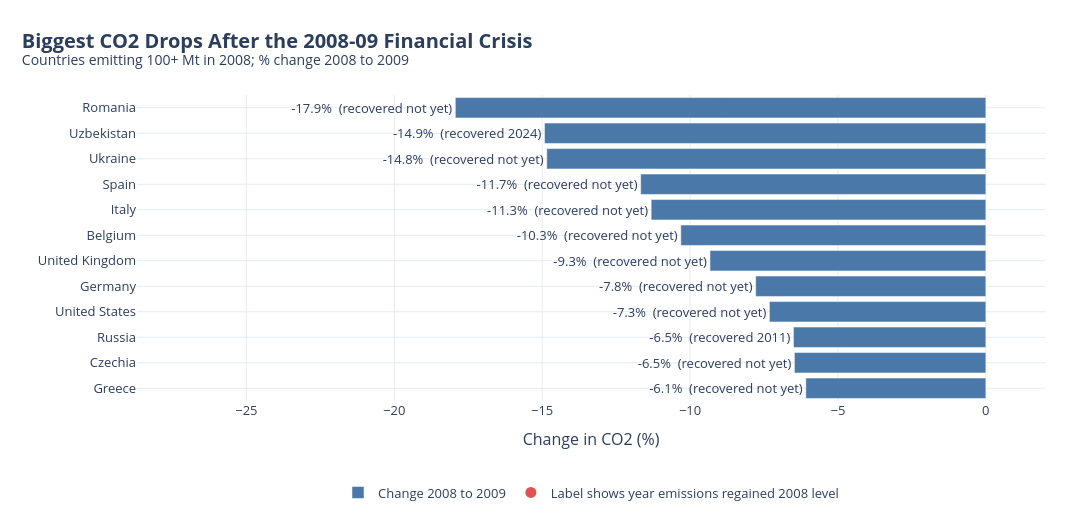

Source (notebook cell):
### Markdown cell above
### Q3. Which countries saw the biggest CO2 drop after 2008-09 and recovered fastest?

### Code cell
p = cdf.pivot_table(index=C_COUNTRY, columns=C_YEAR, values=C_CO2)
big = p[p[2008] >= 100]                                   # emitters >= 100 Mt only
chg = ((big[2009] / big[2008] - 1) * 100).sort_values().head(12)

def recovery_year(c):
    s = p.loc[c]
    return next((y for y in s.index if y > 2009 and s[y] >= s[2008]), None)

rec = {c: recovery_year(c) for c in chg.index}
lbl = [f"{v:.1f}%  (recovered {rec[c] if rec[c] else 'not yet'})" for c, v in chg.items()]

# ---- graph ----
fig = go.Figure(go.Bar(x=chg.values[::-1], y=chg.index[::-1], orientation="h",
                       marker_color=BLUE, text=lbl[::-1], textposition="outside",
                       name="Change 2008 to 2009"))
fig.add_trace(go.Scatter(x=[None], y=[None], mode="markers", marker=dict(size=11, color=RED),
                         name="Label shows year emissions regained 2008 level"))
style(fig, "Biggest CO2 Drops After the 2008-09 Financial Crisis",
      "Countries emitting 100+ Mt in 2008; % change 2008 to 2009", "Change in CO2 (%)", "", h=520)
fig.update_xaxes(range=[chg.min() * 1.6, 2])
fig.show()

# ---- summary ----
fast = sorted([(c, y) for c, y in rec.items() if y], key=lambda t: t[1])[:3]
steepest = ", ".join(f"{c} ({chg[c]:.1f}%)" for c in chg.index[:3])
fast_txt = ("The fastest to regain their 2008 emissions were " + ", ".join(f"{c} ({y})" for c, y in fast) + "."
            if fast else "None of the top-drop countries regained their 2008 level in the data.")
summary = f"""
Among large emitters, the steepest falls were {steepest}.
{fast_txt}
Countries with the deepest drops did not always recover fastest; recovery depended on whether the
fall was cyclical (demand) or structural (fuel switching, deindustrialisation).
""".strip()
print(summary)
save_report(TOPIC, "q3", "Which countries saw the biggest CO2 drop after 2008-09 and recovered fastest?",
            fig, summary)

### Figure 1 — Plotly figure (JSON) as saved in the notebook; plotly's stock layout.template omitted (floating-point values rounded to 4 significant figures)
{"data": [{"marker": {"color": "#4a78a8"}, "name": "Change 2008 to 2009", "orientation": "h", "text": ["-6.1%  (recovered not yet)", "-6.5%  (recovered not yet)", "-6.5%  (recovered 2011)", "-7.3%  (recovered not yet)", "-7.8%  (recovered not yet)", "-9.3%  (recovered not yet)", "-10.3%  (recovered not yet)", "-11.3%  (recovered not yet)", "-11.7%  (recovered not yet)", "-14.8%  (recovered not yet)", "-14.9%  (recovered 2024)", "-17.9%  (recovered not yet)"], "textposition": "outside", "type": "bar", "x": [-6.087, -6.472, -6.504, -7.317, -7.781, -9.327, -10.31, -11.31, -11.67, -14.84, -14.92, -17.94], "y": ["Greece", "Czechia", "Russia", "United States", "Germany", "United Kingdom", "Belgium", "Italy", "Spain", "Ukraine", "Uzbekistan", "Romania"]}, {"marker": {"color": "#e05252", "size": 11}, "mode": "markers", "name": "Label shows year emissions regained 2008 level", "type": "scatter", "x": [null], "y": [null]}], "layout": {"font": {"color": "#2c3e5e", "size": 13}, "height": 520, "legend": {"orientation": "h", "x": 0.5, "xanchor": "center", "y": -0.25}, "margin": {"b": 95, "l": 75, "r": 45, "t": 95}, "paper_bgcolor": "white", "plot_bgcolor": "white", "title": {"font": {"color": "#2c3e5e", "size": 20}, "text": "<b>Biggest CO2 Drops After the 2008-09 Financial Crisis</b><br><sup>Countries emitting 100+ Mt in 2008; % change 2008 to 2009</sup>", "x": 0.02, "xanchor": "left"}, "width": 1090, "xaxis": {"gridcolor": "#e6eaf2", "range": [-28.7, 2], "title": {"text": "Change in CO2 (%)"}, "zeroline": false}, "yaxis": {"gridcolor": "#e6eaf2", "title": {"text": ""}, "zeroline": false}}}
